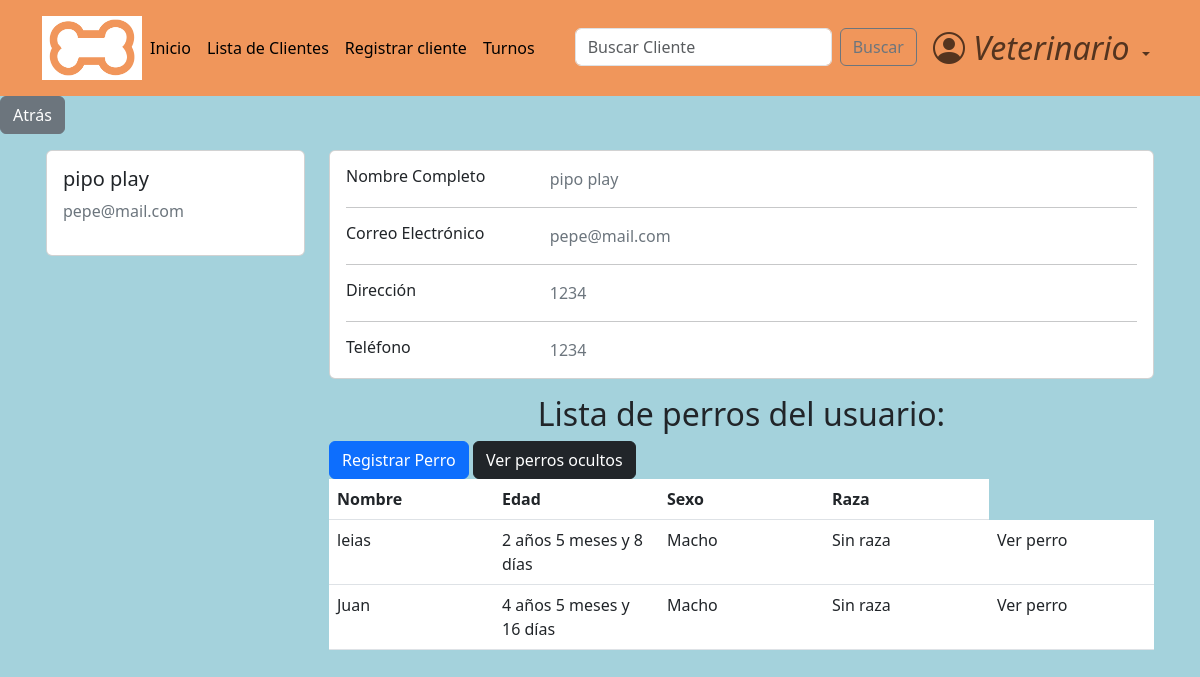
The page /accounts/profile/3 (signed in) on the database its author committed.
### accounts/models.py (models this page shows, shortened)
class CustomUser(AbstractBaseUser, PermissionsMixin):
    email = models.EmailField(
        verbose_name="email",
        unique=True,
        max_length=40,
        error_messages={"unique":'El mail ya se encuentra registrado. Por favor ingrese otro.'}
    )
    name = models.CharField(
        max_length=30
    )
    surname = models.CharField(
        max_length=30,
        blank=True,
        null=True
    )
    address = models.CharField(
        max_length=30,
        blank=True,
        null=True
    )
    telephone = models.SlugField(
        max_length=15,
        blank=True,
        null=True,
    )
    is_active = models.BooleanField(
        default=True,
    )
    is_staff = models.BooleanField(
        default=False,
    )
    is_admin = models.BooleanField(
        default=False,
    )
    last_login = models.DateTimeField(
        verbose_name="last login",
        default=datetime.datetime.now,
    )
    is_veterinario = models.BooleanField(
        default=False,
    )
    USERNAME_FIELD = "email"    #variable por la cual se ingresa, dice username pero seria como 'campo que representa el inicio de sesion'
    REQUIRED_FIELDS = ['name',]    #no permite registros si no tiene estos campos completos
    objects = CustomUserManager()

### dogs/models.py (models this page shows, shortened)
class Dog(models.Model):
    class Sex(models.TextChoices):
        macho = "Macho"
        hembra = "Hembra"
    class Breed(models.TextChoices):
        sin_raza = "Sin raza"
        coker = "Coker"
        pastor_aleman = "Pastor aleman"
        bulldog = "Bulldog"
        labrador = "Labrador"
        golden = "Golder"
        caniche = "Caniche"
        chihuahua = "Chihuahua"
        bulldog_frances = "Bulldog Frances"
        beagle = "Beagle"
        boxer = "Boxer"
        galgo = "Galgo"
        dalmata = "Dalmata"
        sharpei = "Shar pei"
    class Color(models.TextChoices):
        blanco = "Blanco"
        negro = "Negro"
        marron = "Marrón"
        blanco_y_negro = "Blanco y negro"
        otro = "Otro color"
    class Size(models.TextChoices):
        grande = "Grande"
        mediano = "Mediano"
        pequeño = "pequeño"
    name = models.CharField(
        max_length=30,
    )
    date_of_birth = models.DateField(
        null=True,
        validators=[MaxValueValidator(date.today, "La fecha de nacimiento del perro debe ser anterior a hoy")]
    )
    sex = models.CharField(
        max_length=10,
        choices=Sex.choices
    )
    breed = models.CharField(
        max_length=20,
        choices=Breed.choices
    )
    color = models.CharField(
        max_length=20,
        blank=True,
        choices=Color.choices,
        null=True,
    )
    size = models.CharField(
        max_length=10,
        null=True,
        blank=True,
        choices=Size.choices,
    )
    description = models.TextField(
        max_length=120,
        blank=True,
        null=True,
    )
    hidden = models.BooleanField(default=False)
    owner = models.ForeignKey(
        CustomUser,
        blank=True,
        on_delete=models.CASCADE,
        null=True
    )
    def calculate_age_year(self):
        today = date.today()
        return today.year - self.date_of_birth.year - ((today.month, today.day) < (self.date_of_birth.month, self.date_of_birth.day))
    def calculate_age_month(self):
        today = date.today()
        diff = relativedelta.relativedelta(today,self.date_of_birth)
        diff_in_months = diff.months + diff.years * 12
        years = self.calculate_age_year()
        return (diff_in_months - (12 * years))
    def calculate_age_days(self):
        today = date.today()
        diff = relativedelta.relativedelta(today,self.date_of_birth)
        return diff.days
    def calculate_age(self):
        f_años=self.calculate_age_year()
        f_meses=self.calculate_age_month()
        f_dias=self.calculate_age_days()
        if (f_años == 1):
            años= f"{f_años} año"
        else:
            años= f"{f_años} años"
        if (f_meses == 1):
            meses= f"{f_meses} mes"
        else:
            meses= f"{f_meses} meses"
        if (f_dias == 1):
            dias= f"{f_dias} día"
        else:
            dias= f"{f_dias} días"
        return años + " " + meses + " y " + dias

### accounts/views.py (the view)
# urls.py: path('profile/<pk>', views.profile_view, name= 'profile'),
@login_required
def profile_view(request, pk):
    if not request.user.is_authenticated:
        return redirect('login')
    user_owner = CustomUser.objects.get(pk=pk)
    dogs = user_owner.dog_set.all()
    context = {
        'client': user_owner,
        'vet': request.user,
        'dogs_shown': dogs.filter(hidden=False)
    }
    return render(request, 'profile.html', context)

### accounts/templates/profile.html (shortened to what this page needs)
{% extends 'base.html' %}
{% block content %}
<main>
  <a href="{% url 'home' %}" class="btn btn-secondary">Atrás</a>
<div class="container card-izq " >
  <div class="row row-1" >
    <div class="col-md-3" >
      <div class="card">
        <div class="card-body">
          <h5>{{ client.name }} {{ client.surname }}</h5>
          <p class="text-secondary">{{ client.email }}</p>
        </div>
      </div>
    </div>
    <div class="col-md-9">
      <div class="card mb-3">
        <div class="card-body">
          <div class="row">
            <div class="col-sm-3">
              <h6 class="mb-0">Nombre Completo</h6>
            </div>
            <div class="col-sm-9 text-secondary">
              {{ client.name }} {{ client.surname }}
            </div>
          </div>
          <hr>
          <div class="row">
            <div class="col-sm-3">
              <h6 class="mb-0">Correo Electrónico</h6>
            </div>
            <div class="col-sm-9 text-secondary">
              {{ client.email }}
            </div>
          </div>
          <hr>
          <div class="row">
            <div class="col-sm-3">
              <h6 class="mb-0">Dirección</h6>
            </div>
            <div class="col-sm-9 text-secondary">
              {{ client.address }}
            </div>
          </div>
          <hr>
          <div class="row">
            <div class="col-sm-3">
              <h6 class="mb-0">Teléfono</h6>
            </div>
            <div class="col-sm-9 text-secondary">
              {{ client.telephone }}
            </div>
          </div>
        </div>
      </div>
        <h2 class="text-center">Lista de perros del usuario:</h2>
        <div>
          {% if vet.is_veterinario %}
            <a href="{% url 'dog_registration' client.id %}" class="btn btn-primary">Registrar Perro</a>
            <a href="{% url 'hidden_dogs' client.id %}" class="btn btn-dark">Ver perros ocultos</a>
          {% endif %}
        </div>
          {% if dogs_shown.count > 0 %}
                  <table class="table table-hover">
                      <thead>
                          <tr>
                              <th>Nombre</th>
                              <th>Edad</th>
                              <th>Sexo</th>
                              <th>Raza</th>
                          </tr>
                      </thead>
                      <tbody>
                          {% for dog in dogs_shown %}
                                <tr>
                                    <td>{{ dog.name }}</td>
                                    <td>{{ dog.calculate_age }}</td>
                                    <td>{{ dog.sex }}</td>
                                    <td>{{ dog.breed }}</td>
                                    <td>
                                      <a class="dropdown-item" href="{% url 'dog_profile' user_owner_id=client.id dog_id=dog.id %}">Ver perro</a>
                                    </td>
                                </tr>
                          {% endfor %}
                      </tbody>
                  </table>
            {% else %}
            <div>
              <a>El usuario no posee perros visibles</a>
            </div>
            {% endif %}
      </div>
    </div>
  </div>
</main>
{% endblock  %}

### pages/static/css/styles.css (style rules this page uses)
html { box-sizing: border-box; font-size: 16px; scroll-behavior: smooth; }
body { margin: 0; padding: 0; overflow-x: hidden; background-color: #a4d2dc; }
a { text-decoration: none; }
.card-izq { margin-bottom: 1rem; padding: 1rem; }
.row-1 { margin-bottom: 3rem; }

### accounts/templates/profile.html (style rules this page uses)
table { border-collapse: collapse; table-layout: fixed; width: 310px; }
table td { width: 110px; word-wrap: break-word; }

### rows shown on the page
CustomUser: name "pipo", surname "play", email "pepe@mail.com", address "1234", telephone "1234"
Dog: name "leias", calculate_age "2 años 5 meses y 8 días", sex "Macho", breed "Sin raza"
Dog: name "Juan", calculate_age "4 años 5 meses y 16 días", sex "Macho", breed "Sin raza"
